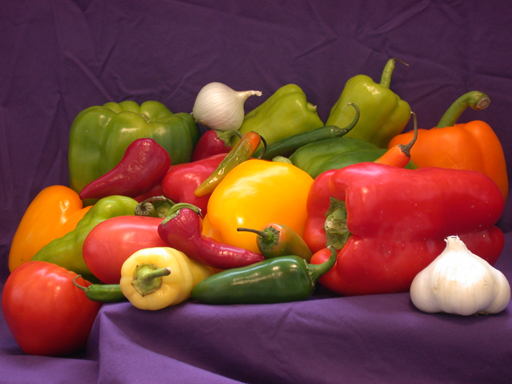
%> input picture 044159_ee_lab/061_Image_Processing/IP-Files/peppers.png, 512 x 384 px
$ octave ex8.m   (GNU Octave 9; MATLAB toolbox functions it lacks are replaced by stand-ins)
%> lines starting %> are read from the running program, lines starting %| are printed output that depends on the picture
clc; close all;
im = imread('peppers.png');
%> im is the input picture: size 384x512x3 uint8; mean R, G, B 120.8, 66.4, 57.6
figure;imshow(im);
lab=rgb2lab(im);
%> lab: size 384x512x3 double; mean of channels 1, 2, 3 35.4, 22.8, 13.7
L=lab(:,:,1);
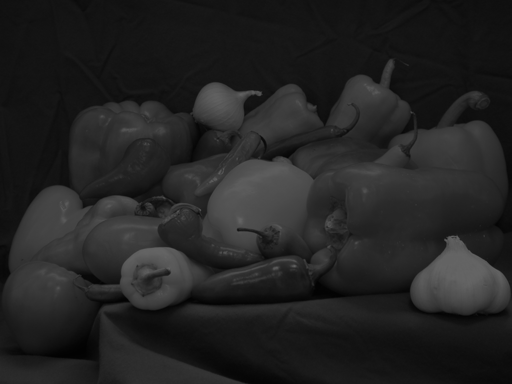
%> L: size 384x512 double; min 2.04, max 100, mean 35.4
a=lab(:,:,2);
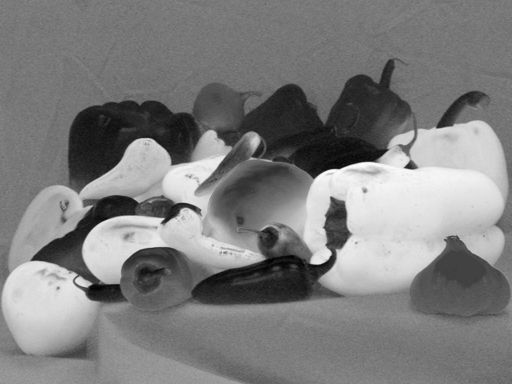
%> a: size 384x512 double; min -25.46, max 71.94, mean 22.8; drawn with min black and max white
b=lab(:,:,3);
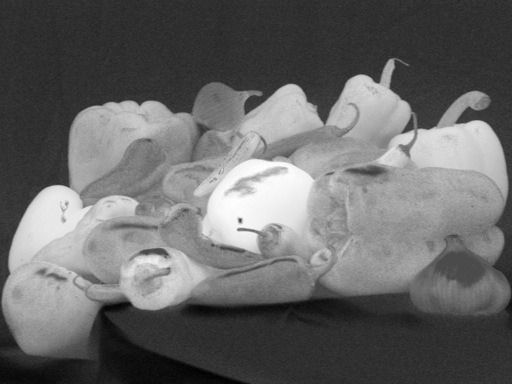
%> b: size 384x512 double; min -36.18, max 86.35, mean 13.7; drawn with min black and max white

% figure; imshow(L,[]);
% figure; histogram(L(:),300);
% figure; imshow(a,[]);
% figure; histogram(a(:),300);
% figure; imshow(b,[]);
% figure; histogram(b(:),300);

a_new=-128*ones(size(a));
lab_new=lab;
lab_new(:,:,2)=a_new;
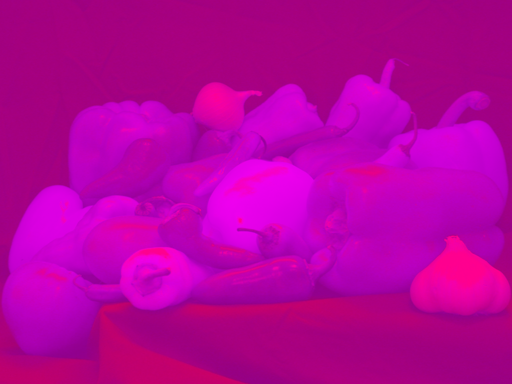
%> lab_new: size 384x512x3 double; mean R, G, B 35.4, -128, 13.7; drawn with min black and max white
rgb_new=lab2rgb(lab_new);
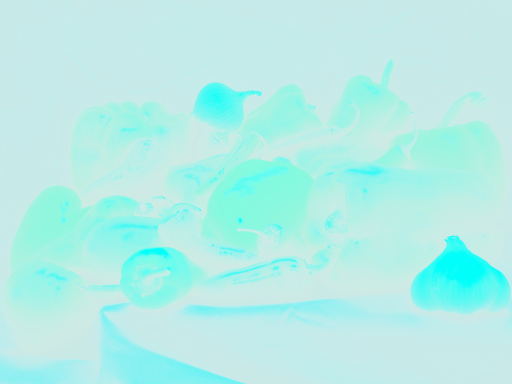
%> rgb_new: size 384x512x3 double; mean R, G, B -2.24, 0.454, 0.181; drawn with min black and max white
figure; imshow(rgb_new,[]);
